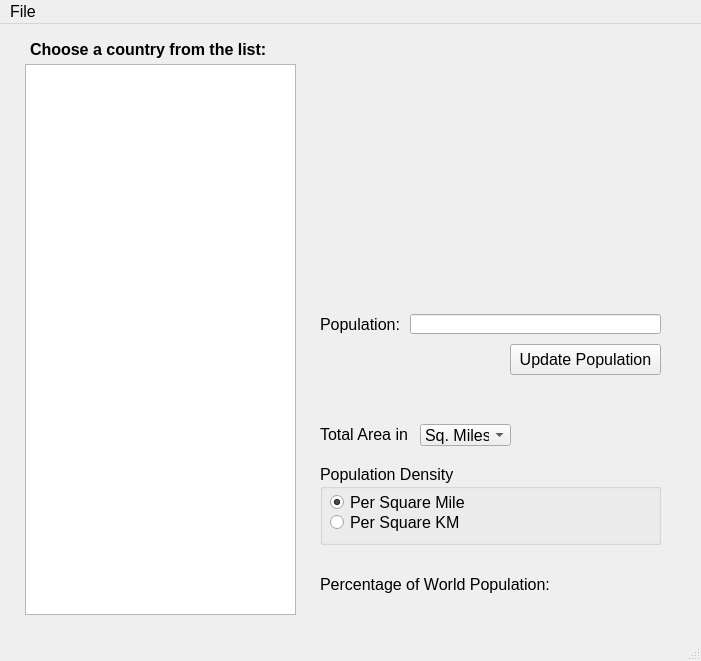
<?xml version="1.0" encoding="UTF-8"?>
<ui version="4.0">
 <class>MainWindow</class>
 <widget class="QMainWindow" name="MainWindow">
  <property name="geometry">
   <rect>
    <x>0</x>
    <y>0</y>
    <width>701</width>
    <height>661</height>
   </rect>
  </property>
  <property name="windowTitle">
   <string>Countries of the World</string>
  </property>
  <property name="accessibleName">
   <string/>
  </property>
  <property name="accessibleDescription">
   <string/>
  </property>
  <widget class="QWidget" name="centralwidget">
   <property name="accessibleName">
    <string/>
   </property>
   <property name="accessibleDescription">
    <string/>
   </property>
   <widget class="QListWidget" name="listCountries">
    <property name="geometry">
     <rect>
      <x>25</x>
      <y>40</y>
      <width>271</width>
      <height>551</height>
     </rect>
    </property>
    <property name="font">
     <font>
      <pointsize>12</pointsize>
     </font>
    </property>
   </widget>
   <widget class="QLabel" name="labelChoose_A_Country">
    <property name="geometry">
     <rect>
      <x>30</x>
      <y>10</y>
      <width>261</width>
      <height>31</height>
     </rect>
    </property>
    <property name="font">
     <font>
      <pointsize>12</pointsize>
      <weight>75</weight>
      <bold>true</bold>
     </font>
    </property>
    <property name="text">
     <string>Choose a country from the list:</string>
    </property>
   </widget>
   <widget class="QLabel" name="labelCountry_Name">
    <property name="geometry">
     <rect>
      <x>320</x>
      <y>40</y>
      <width>351</width>
      <height>31</height>
     </rect>
    </property>
    <property name="font">
     <font>
      <pointsize>12</pointsize>
      <weight>75</weight>
      <bold>true</bold>
     </font>
    </property>
    <property name="text">
     <string/>
    </property>
   </widget>
   <widget class="QLabel" name="labelPopulation">
    <property name="geometry">
     <rect>
      <x>320</x>
      <y>290</y>
      <width>91</width>
      <height>21</height>
     </rect>
    </property>
    <property name="font">
     <font>
      <pointsize>12</pointsize>
     </font>
    </property>
    <property name="text">
     <string>Population:</string>
    </property>
   </widget>
   <widget class="QLabel" name="labelTotal_Area_In">
    <property name="geometry">
     <rect>
      <x>320</x>
      <y>400</y>
      <width>101</width>
      <height>21</height>
     </rect>
    </property>
    <property name="font">
     <font>
      <pointsize>12</pointsize>
     </font>
    </property>
    <property name="text">
     <string>Total Area in</string>
    </property>
   </widget>
   <widget class="QLabel" name="labelCountry_Area">
    <property name="geometry">
     <rect>
      <x>530</x>
      <y>400</y>
      <width>121</width>
      <height>21</height>
     </rect>
    </property>
    <property name="font">
     <font>
      <pointsize>12</pointsize>
      <weight>75</weight>
      <bold>true</bold>
     </font>
    </property>
    <property name="text">
     <string/>
    </property>
    <property name="alignment">
     <set>Qt::AlignRight|Qt::AlignTrailing|Qt::AlignVCenter</set>
    </property>
   </widget>
   <widget class="QLabel" name="labelCountry_Flag">
    <property name="geometry">
     <rect>
      <x>330</x>
      <y>80</y>
      <width>331</width>
      <height>171</height>
     </rect>
    </property>
    <property name="text">
     <string/>
    </property>
   </widget>
   <widget class="QLabel" name="labelPercentage_Of_World">
    <property name="geometry">
     <rect>
      <x>320</x>
      <y>550</y>
      <width>231</width>
      <height>21</height>
     </rect>
    </property>
    <property name="font">
     <font>
      <pointsize>12</pointsize>
     </font>
    </property>
    <property name="text">
     <string>Percentage of World Population:</string>
    </property>
   </widget>
   <widget class="QLabel" name="labelCountry_Percentage">
    <property name="geometry">
     <rect>
      <x>550</x>
      <y>550</y>
      <width>101</width>
      <height>20</height>
     </rect>
    </property>
    <property name="font">
     <font>
      <pointsize>12</pointsize>
      <weight>75</weight>
      <bold>true</bold>
     </font>
    </property>
    <property name="text">
     <string/>
    </property>
    <property name="alignment">
     <set>Qt::AlignRight|Qt::AlignTrailing|Qt::AlignVCenter</set>
    </property>
   </widget>
   <widget class="QPushButton" name="pushButtonUpdate">
    <property name="geometry">
     <rect>
      <x>510</x>
      <y>320</y>
      <width>151</width>
      <height>31</height>
     </rect>
    </property>
    <property name="font">
     <font>
      <pointsize>12</pointsize>
     </font>
    </property>
    <property name="text">
     <string>Update Population</string>
    </property>
   </widget>
   <widget class="QLineEdit" name="lineEditCountry_Population">
    <property name="geometry">
     <rect>
      <x>410</x>
      <y>290</y>
      <width>251</width>
      <height>20</height>
     </rect>
    </property>
    <property name="font">
     <font>
      <pointsize>12</pointsize>
     </font>
    </property>
    <property name="contextMenuPolicy">
     <enum>Qt::DefaultContextMenu</enum>
    </property>
    <property name="inputMethodHints">
     <set>Qt::ImhNone</set>
    </property>
    <property name="inputMask">
     <string/>
    </property>
   </widget>
   <widget class="QGroupBox" name="groupBoxPopulation_Density">
    <property name="geometry">
     <rect>
      <x>320</x>
      <y>440</y>
      <width>341</width>
      <height>81</height>
     </rect>
    </property>
    <property name="font">
     <font>
      <pointsize>12</pointsize>
     </font>
    </property>
    <property name="title">
     <string>Population Density</string>
    </property>
    <property name="flat">
     <bool>false</bool>
    </property>
    <property name="checkable">
     <bool>false</bool>
    </property>
    <widget class="QRadioButton" name="radioButtonSquare_Mile">
     <property name="geometry">
      <rect>
       <x>10</x>
       <y>30</y>
       <width>141</width>
       <height>17</height>
      </rect>
     </property>
     <property name="tabletTracking">
      <bool>false</bool>
     </property>
     <property name="text">
      <string>Per Square Mile</string>
     </property>
     <property name="checked">
      <bool>true</bool>
     </property>
    </widget>
    <widget class="QRadioButton" name="radioButtonSquare_KM">
     <property name="geometry">
      <rect>
       <x>10</x>
       <y>50</y>
       <width>131</width>
       <height>17</height>
      </rect>
     </property>
     <property name="text">
      <string>Per Square KM</string>
     </property>
    </widget>
    <widget class="QLabel" name="labelPopulation_Density">
     <property name="geometry">
      <rect>
       <x>240</x>
       <y>40</y>
       <width>91</width>
       <height>21</height>
      </rect>
     </property>
     <property name="font">
      <font>
       <weight>75</weight>
       <bold>true</bold>
      </font>
     </property>
     <property name="layoutDirection">
      <enum>Qt::LeftToRight</enum>
     </property>
     <property name="text">
      <string/>
     </property>
     <property name="alignment">
      <set>Qt::AlignRight|Qt::AlignTrailing|Qt::AlignVCenter</set>
     </property>
    </widget>
   </widget>
   <widget class="QComboBox" name="comboBoxTotal_Area_In">
    <property name="geometry">
     <rect>
      <x>420</x>
      <y>400</y>
      <width>91</width>
      <height>22</height>
     </rect>
    </property>
    <property name="font">
     <font>
      <pointsize>12</pointsize>
     </font>
    </property>
    <property name="editable">
     <bool>false</bool>
    </property>
    <property name="currentText">
     <string>Sq. Miles</string>
    </property>
    <item>
     <property name="text">
      <string>Sq. Miles</string>
     </property>
    </item>
    <item>
     <property name="text">
      <string>Sq. KMs</string>
     </property>
    </item>
   </widget>
   <zorder>listCountries</zorder>
   <zorder>labelChoose_A_Country</zorder>
   <zorder>labelCountry_Area</zorder>
   <zorder>labelTotal_Area_In</zorder>
   <zorder>labelCountry_Name</zorder>
   <zorder>labelCountry_Flag</zorder>
   <zorder>labelPopulation</zorder>
   <zorder>labelPercentage_Of_World</zorder>
   <zorder>labelCountry_Percentage</zorder>
   <zorder>pushButtonUpdate</zorder>
   <zorder>lineEditCountry_Population</zorder>
   <zorder>groupBoxPopulation_Density</zorder>
   <zorder>comboBoxTotal_Area_In</zorder>
  </widget>
  <widget class="QMenuBar" name="menubar">
   <property name="geometry">
    <rect>
     <x>0</x>
     <y>0</y>
     <width>701</width>
     <height>27</height>
    </rect>
   </property>
   <property name="font">
    <font>
     <pointsize>12</pointsize>
    </font>
   </property>
   <widget class="QMenu" name="menuFile">
    <property name="font">
     <font>
      <pointsize>9</pointsize>
     </font>
    </property>
    <property name="title">
     <string>File</string>
    </property>
    <addaction name="actionLoad_Countries"/>
    <addaction name="actionSave_To_File"/>
    <addaction name="separator"/>
    <addaction name="actionExit"/>
   </widget>
   <addaction name="menuFile"/>
  </widget>
  <widget class="QStatusBar" name="statusbar"/>
  <action name="actionLoad_Countries">
   <property name="text">
    <string>Load Countries</string>
   </property>
   <property name="font">
    <font>
     <pointsize>12</pointsize>
    </font>
   </property>
  </action>
  <action name="actionSave_To_File">
   <property name="enabled">
    <bool>false</bool>
   </property>
   <property name="text">
    <string>Save To File</string>
   </property>
   <property name="font">
    <font>
     <pointsize>12</pointsize>
    </font>
   </property>
  </action>
  <action name="actionExit">
   <property name="text">
    <string>Exit</string>
   </property>
   <property name="font">
    <font>
     <pointsize>12</pointsize>
    </font>
   </property>
  </action>
 </widget>
 <resources/>
 <connections/>
</ui>
